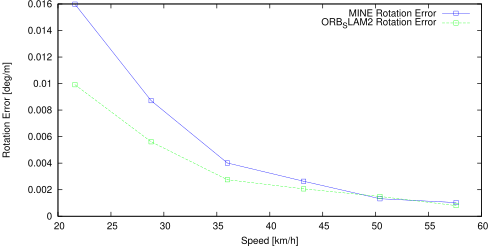

gnuplot code for this plot:
set term postscript eps enhanced color
set output "06_rs.eps"
set size ratio 0.5
set yrange [0:*]
set xlabel "Speed [km/h]"
set ylabel "Rotation Error [deg/m]"
plot "06_rs.txt" using ($1*3.6):($2*57.3) title 'MINE Rotation Error' lc rgb "#0000FF" pt 4 w linespoints,"06_rs.txt" using ($1*3.6):($3*57.3) title 'ORB_SLAM2 Rotation Error' lc rgb "#00FF00" pt 4 w linespoints
